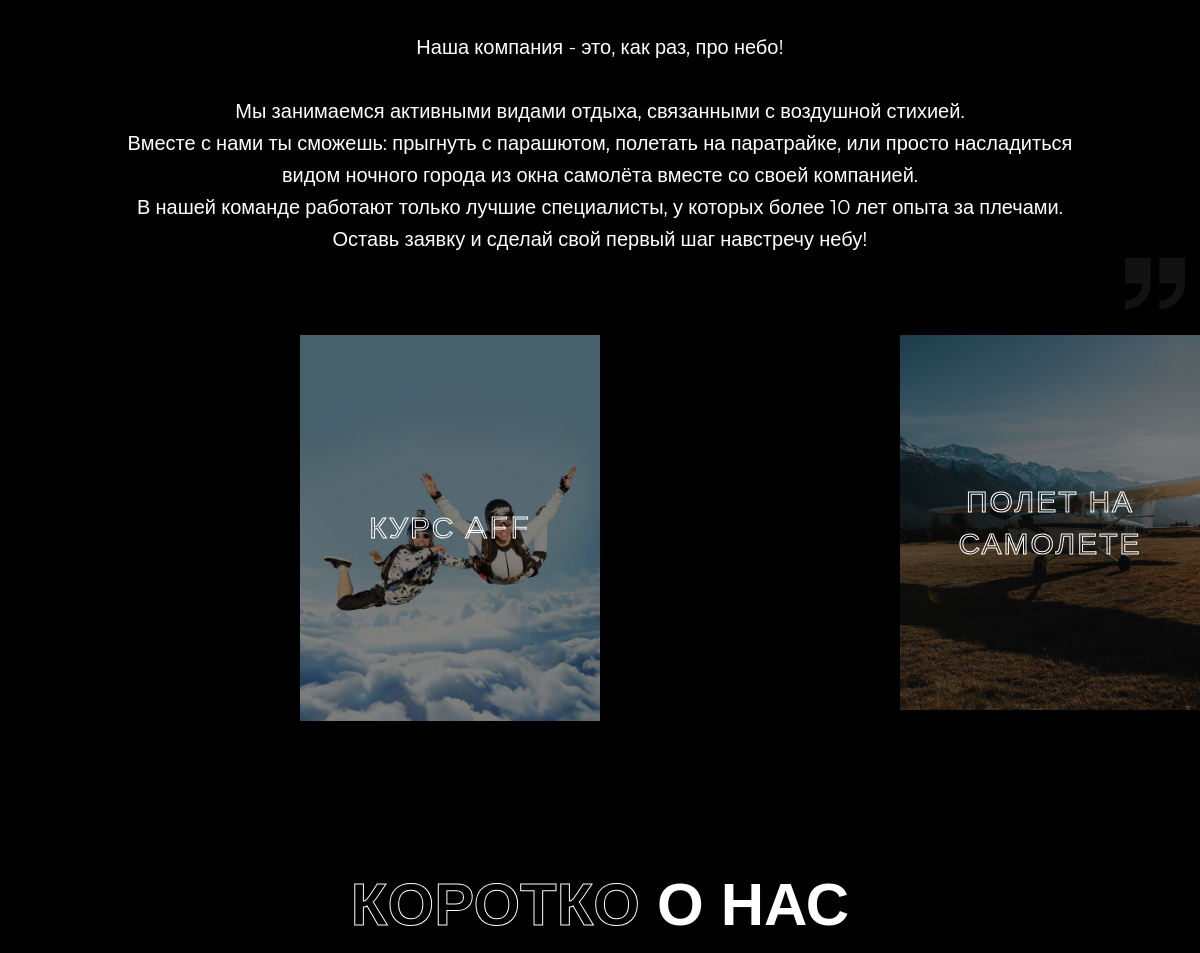
Before: / (middle part) with the older database file.
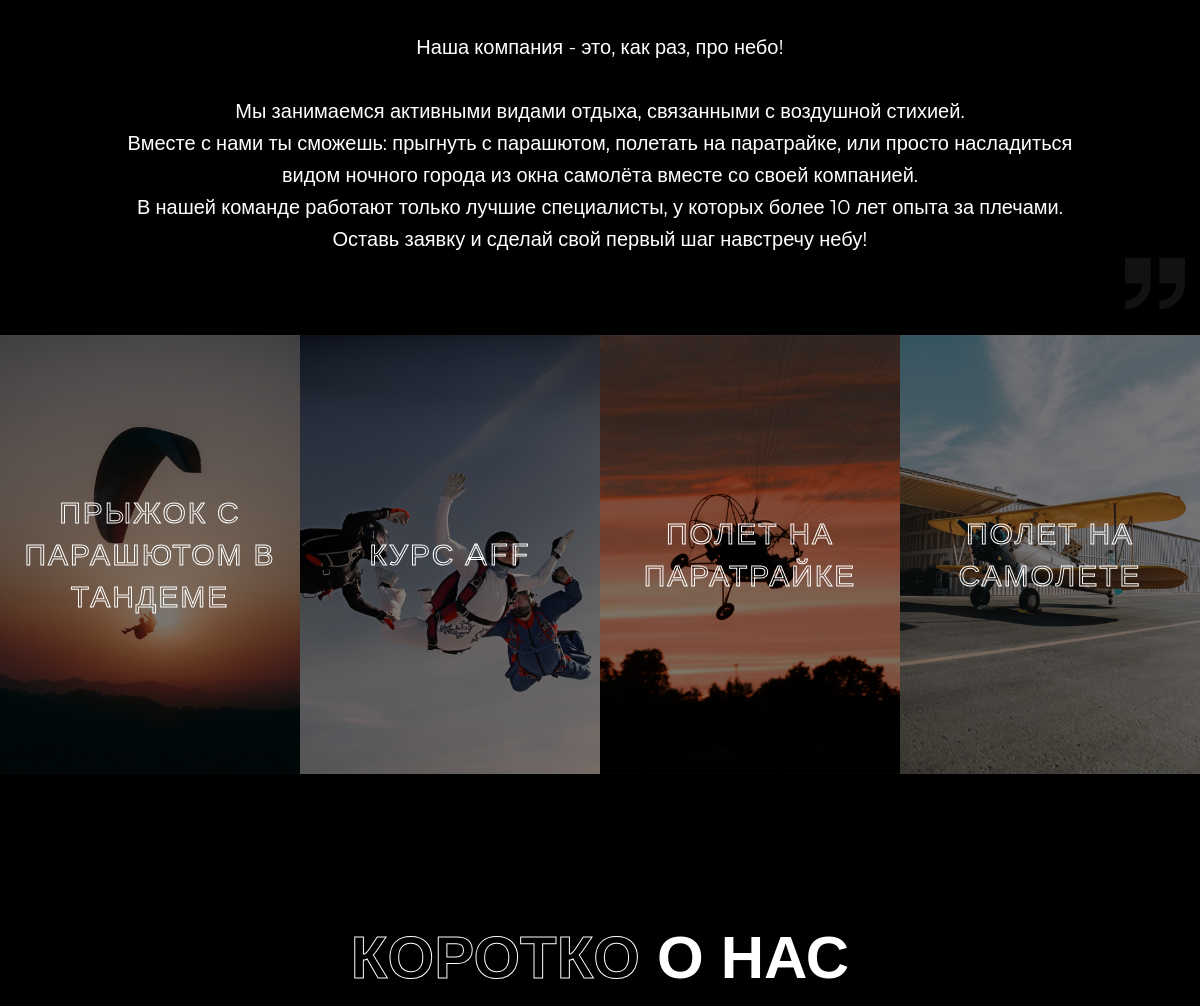
After: the same page with the newer database file.
### main/models.py (models this page shows, shortened)
class Item(models.Model):
    title = models.CharField(max_length=255, verbose_name='Название')
    slug = models.SlugField(max_length=255, verbose_name='Url', unique=True)
    content = models.TextField(blank=True, verbose_name='Описание')
    photo = models.ImageField(upload_to='photos/', blank=True)
    price = models.IntegerField(verbose_name='Стоимость')
    users = models.IntegerField(verbose_name='Количество участников')
    place = models.CharField(max_length=255, verbose_name='Место')
    program = models.TextField(blank=True, verbose_name='Программа')
    restrictions = models.TextField(blank=True, verbose_name='Ограничения')
    def get_absolute_url(self):
        return reverse('services', kwargs={'slug': self.slug})
    class Meta:
        verbose_name = 'Услуга(-у)'
        verbose_name_plural = 'Услуг(-и)'
        ordering = ['id']

### main/views.py (the view)
# urls.py: path('', index, name='home'),
def index(request):
    faq = Faq.objects.all()
    testimonial = Testimonial.objects.all()
    gallery = Gallery.objects.all()
    return render(request, 'main/index.html', {'faq': faq, 'testimonial': testimonial, 'gallery': gallery})

### main/templatetags/services_tag.py (called while the page is built)
@register.inclusion_tag('main/services_list.html')
def show_services():
    services = Item.objects.all()
    return {'services': services}

@register.inclusion_tag('main/header_list_services.html')
def list_services():
    services = Item.objects.all()
    return {'services': services}

### main/templates/main/index.html (shortened to what this page needs)
{% extends 'base.html' %}
{% load services_tag %}
{% load static %}
{% block content %}
	<section class="testimonial-section">
		<div class="auto-container">
			<div class="inner-container">
				<span class="quote-right flaticon-quote-4"></span>
				<div class="testimonial-block">
					<div class="inner-box">
						<div class="text">Давно манит небо? Хочется познакомиться с ним поближе? <br> <br> Наша компания - это, как раз, про небо!
							<br> <br> Мы занимаемся активными видами отдыха, связанными с воздушной стихией.<br>
						Вместе с нами ты сможешь: прыгнуть с парашютом, полетать на паратрайке, или просто насладиться видом ночного города из окна самолёта вместе со своей компанией.<br>
						В нашей команде работают только лучшие специалисты, у которых более 10 лет опыта за плечами.<br>
						Оставь заявку и сделай свой первый шаг навстречу небу!</div>
					</div>
				</div>
			</div>
		</div>
	</section>
	{% show_services %}
	<section class="we-are-section">
		<div class="auto-container">
			<div class="sec-title centered">
				<h2><span>Коротко</span> о нас</h2>
			</div>
		</div>
	</section>
{% endblock %}

### main/templates/main/services_list.html
<section class="services-section">
    <div class="outer-container">
        <div class="clearfix">
            {% for item in services %}
            <div class="service-block col-lg-3 col-md-6 col-sm-12">
                <div class="inner-box">
                    <div class="image">
                        <a href="{{ item.get_absolute_url }}" class="overlay-link"></a>
                        <img src="{{ item.photo.url }}" alt=""/>
                        <div class="overlay-box">
                            <div class="overlay-inner">
                                <div class="content">
                                    <h4><a href="{{ item.get_absolute_url }}">{{ item.title }}</a></h4>
                                </div>
                            </div>
                        </div>
                    </div>
                </div>
            </div>
            {% endfor %}
        </div>
    </div>
</section>

Changed rows visible on the page:
now on this page (row edited): Item: photo (picture)
changed Item (number 2 of 4 on the later page): photo: a different picture
now on this page (row edited): Item: photo (picture)
changed Item (number 4 of 4 on the later page): photo: a different picture
